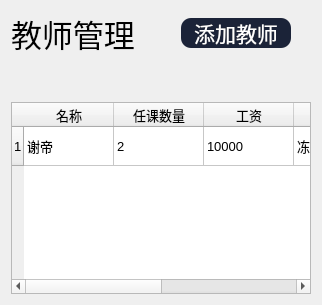
       <widget class="QWidget" name="page_4">
        <layout class="QHBoxLayout" name="horizontalLayout_25">
         <item>
          <layout class="QVBoxLayout" name="verticalLayout_16">
           <item>
            <layout class="QHBoxLayout" name="horizontalLayout_24">
             <property name="rightMargin">
              <number>20</number>
             </property>
             <item>
              <widget class="QLabel" name="label_7">
               <property name="font">
                <font>
                 <pointsize>23</pointsize>
                </font>
               </property>
               <property name="text">
                <string>教师管理</string>
               </property>
              </widget>
             </item>
             <item>
              <spacer name="horizontalSpacer_5">
               <property name="orientation">
                <enum>Qt::Horizontal</enum>
               </property>
               <property name="sizeHint" stdset="0">
                <size>
                 <width>40</width>
                 <height>20</height>
                </size>
               </property>
              </spacer>
             </item>
             <item>
              <widget class="QPushButton" name="pushButton_14">
               <property name="minimumSize">
                <size>
                 <width>110</width>
                 <height>25</height>
                </size>
               </property>
               <property name="maximumSize">
                <size>
                 <width>300000</width>
                 <height>30</height>
                </size>
               </property>
               <property name="font">
                <font>
                 <pointsize>16</pointsize>
                </font>
               </property>
               <property name="styleSheet">
                <string notr="true">QPushButton{
	color: rgb(255, 255, 255);
	border-radius:10px;
	background-color: rgb(27, 35, 56);
}
QPushButton:hover{
	background-color: rgb(47, 60, 97);
}
QPushButton:pressed{	
	background-color: rgb(19, 24, 39);
}</string>
               </property>
               <property name="text">
                <string>添加教师</string>
               </property>
              </widget>
             </item>
            </layout>
           </item>
           <item>
            <layout class="QVBoxLayout" name="verticalLayout_17">
             <item>
              <spacer name="verticalSpacer_16">
               <property name="orientation">
                <enum>Qt::Vertical</enum>
               </property>
               <property name="sizeType">
                <enum>QSizePolicy::Minimum</enum>
               </property>
               <property name="sizeHint" stdset="0">
                <size>
                 <width>20</width>
                 <height>40</height>
                </size>
               </property>
              </spacer>
             </item>
             <item>
              <widget class="QTableWidget" name="tableWidget_3">
               <property name="font">
                <font>
                 <pointsize>10</pointsize>
                </font>
               </property>
               <attribute name="horizontalHeaderCascadingSectionResizes">
                <bool>false</bool>
               </attribute>
               <attribute name="horizontalHeaderMinimumSectionSize">
                <number>25</number>
               </attribute>
               <attribute name="horizontalHeaderDefaultSectionSize">
                <number>90</number>
               </attribute>
               <attribute name="horizontalHeaderShowSortIndicator" stdset="0">
                <bool>false</bool>
               </attribute>
               <attribute name="horizontalHeaderStretchLastSection">
                <bool>true</bool>
               </attribute>
               <attribute name="verticalHeaderVisible">
                <bool>true</bool>
               </attribute>
               <attribute name="verticalHeaderCascadingSectionResizes">
                <bool>false</bool>
               </attribute>
               <attribute name="verticalHeaderDefaultSectionSize">
                <number>39</number>
               </attribute>
               <row>
                <property name="text">
                 <string>1</string>
                </property>
               </row>
               <column>
                <property name="text">
                 <string>名称</string>
                </property>
               </column>
               <column>
                <property name="text">
                 <string>任课数量</string>
                </property>
               </column>
               <column>
                <property name="text">
                 <string>工资</string>
                </property>
               </column>
               <column>
                <property name="text">
                 <string>状态</string>
                </property>
               </column>
               <column>
                <property name="text">
                 <string>注册时间</string>
                </property>
               </column>
               <column>
                <property name="text">
                 <string>编辑</string>
                </property>
               </column>
               <item row="0" column="0">
                <property name="text">
                 <string>谢帝</string>
                </property>
               </item>
               <item row="0" column="1">
                <property name="text">
                 <string>2</string>
                </property>
               </item>
               <item row="0" column="2">
                <property name="text">
                 <string>10000</string>
                </property>
               </item>
               <item row="0" column="3">
                <property name="text">
                 <string>冻结</string>
                </property>
               </item>
               <item row="0" column="4">
                <property name="text">
                 <string>2024-7/1</string>
                </property>
               </item>
               <item row="0" column="5">
                <property name="text">
                 <string>编辑</string>
                </property>
               </item>
              </widget>
             </item>
            </layout>
           </item>
          </layout>
         </item>
        </layout>
       </widget>
